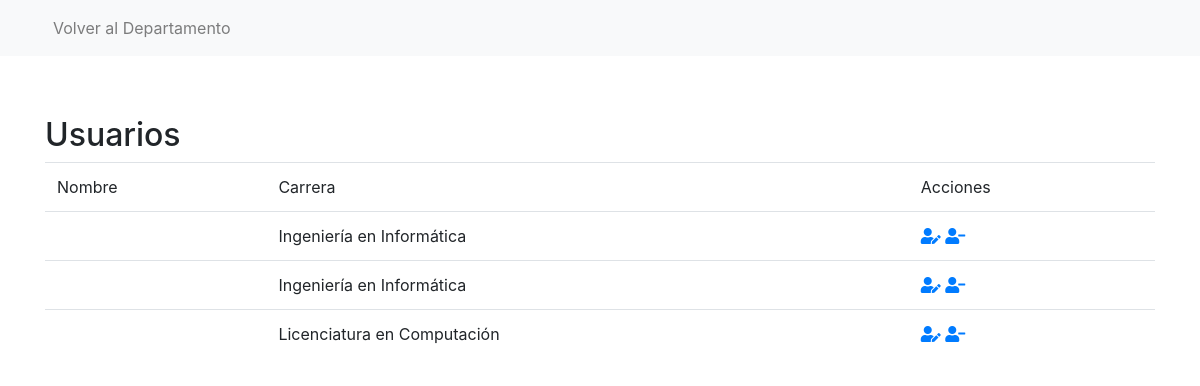
Page /list on the earlier database version.
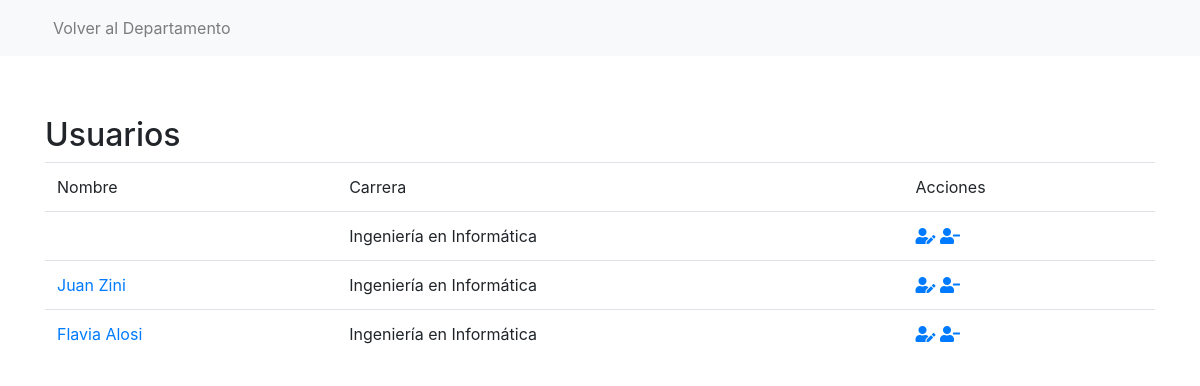
Same page on the later database version.
### alumno/models.py (models this page shows, shortened)
class Alumno(models.Model):
    def validate_hash(value):
        reg = re.compile('^30[0-9]{5,6}')
        if not reg.match(str(value)):
            raise ValidationError(u'Formato de registro erroneo, recuerda que debe comenzar con 30')
    numero_registro = models.PositiveIntegerField(validators=[validate_hash], unique=True)
    carrera = models.ForeignKey('Carrera', on_delete=models.DO_NOTHING)
    curriculum = models.FileField(upload_to='curriculums/', blank=True, null=True)
    descripcion_intereses = models.TextField(max_length=500, blank=True, null=True)
    descripcion_habilidades = models.TextField(max_length=1000, blank=True, null=True)
    ultima_actualizacion_perfil = models.DateField(default=date.today)
    ultima_postulacion = models.DateField(null=True, blank=True)
    prioridad = models.PositiveSmallIntegerField()
    condicion_acreditacion = models.NullBooleanField()
    expedicion_acreditacion = models.TextField(max_length=500, null=True, blank=True)
    comentarios_comision_carrera = models.TextField(max_length=1000, null=True, blank=True)
    comentarios_carrera_visibles = models.BooleanField(default=False)
    comentarios_comision_pps = models.TextField(max_length=1000, null=True, blank=True)
    user = models.OneToOneField(User, on_delete=models.CASCADE, related_name='alumno_user')
    class Meta:
        verbose_name = 'Alumno'
        verbose_name_plural = 'Alumnos'

class Carrera(models.Model):
    departamento = models.ForeignKey('Departamento', on_delete=models.CASCADE)
    nombre = models.CharField(max_length=100, primary_key=True)
    duracion = models.PositiveSmallIntegerField()
    class Meta:
        verbose_name = 'Carrera'
        verbose_name_plural = 'Carreras'
        unique_together = (("departamento", "nombre"),)
    def __str__(self):
        return self.nombre

class User(AbstractUser):
    AL = 'AL'
    CC = 'CC'
    CP = 'CP'
    EM = 'EM'
    TYPE_CHOICES = (
        (AL, 'Alumno'),
        (CC, 'Comision Carrera'),
        (CP, 'Comision PPS'),
        (EM, 'Empresa'),
    )
    tipo = models.CharField(max_length=2, choices=TYPE_CHOICES, default=AL)

### alumno/views.py (the view)
# urls.py: path('list', views.ListAlumnoView.as_view(), name='list-alumno'),
class ListAlumnoView(generic.ListView):
	template_name = 'alumno/list.html'
	context_object_name = 'alumno_list'
	def get_queryset(self):
		return Alumno.objects.all()

### alumno/templates/alumno/list.html
{% extends "base.html" %}
{% block content %}
    <div class="row">
        <div class="col">
            <h2>Usuarios</h2>
            <table class="table">
                <thead>
                    <tr>
                        <td>Nombre</td>
                        <td>Carrera</td>
                        <td>Acciones</td>
                    </tr>
                </thead>
                <tbody>
                    {% for alumno in alumno_list %}
                        <tr>
                            <td>
                                <a href="{% url 'detail-alumno' alumno.numero_registro %}">{{ alumno.user.first_name }} {{ alumno.user.last_name }}</a>
                            </td>
                            <td>{{ alumno.carrera }}</td>
                            <td>
                                <a href="#"><i class="fas fa-user-edit"></i></a>
                                <a href="#"><i class="fas fa-user-minus"></i></a>
                            </td>
                        </tr>
                    {% endfor %}
                </tbody>
            </table>
        </div>
    </div>
{% endblock %}

### alumno/templates/base.html (shortened to what this page needs)
{% load bootstrap4 %}
<!DOCTYPE html>
<html lang="es">
    <head>
        {% bootstrap_css %}
        <link rel="stylesheet" href="https://use.fontawesome.com/releases/v5.3.1/css/all.css">
    </head>
    <body>
            {% if alumno %}
                {% include "navbar/alumno.html" %}
            {% elif subcomisionCarrera %}
                {% include "navbar/subcomisionCarrera.html" %}
            {% elif subcomisionPasantiasPPS %}
                {% include "navbar/subcomisionPasantiasPPS.html" %}
            {% elif empresa %}
                {% include "navbar/empresa.html" %}
            {% else %}
                {% include "navbar/login.html" %}
            {% endif %}
        <div id="content" class="container" style="margin-top:60px">
            {% block content %}{% endblock %}
        </div>
    </body>
</html>

### alumno/templates/navbar/login.html (shortened to what this page needs)
<nav class="navbar navbar-expand-lg navbar-light bg-light">
    <div class="container">
  <div class="collapse navbar-collapse" id="navbarSupportedContent">
    <ul class="navbar-nav mr-auto">
      <li class="nav-item {% if request.resolver_match.url_name == 'index-alumno' %}active{% endif %}">
        <a class="nav-link" href="http://www.dirinfo.unsl.edu.ar/">Volver al Departamento</a>
      </li>
    </ul>
  </div>
    </div>
</nav>

Differences in the rows shown:
removed Alumno: carrera "Ingeniería en Informática"
removed Alumno: carrera "Licenciatura en Computación"
added Alumno: user.first_name "Juan", user.last_name "Zini", carrera "Ingeniería en Informática"
added Alumno: user.first_name "Flavia", user.last_name "Alosi", carrera "Ingeniería en Informática"
